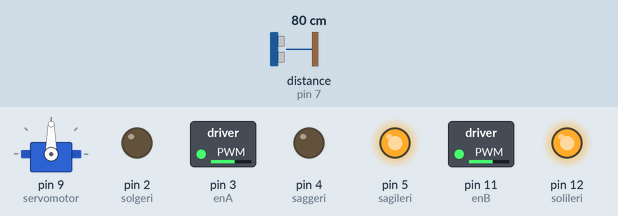
Simulated run of this sketch. Board: Arduino Uno, built with avr-gcc and run on an emulated ATmega328P. On the bench: servo, switched loads named in the sketch (green lamp = pin HIGH), output pins drawn as LEDs (lit = HIGH). Wiring (inferred from the names in the program): ultrasonic range finder: trigger pin 6; echo pin 7. Inputs (shaded band) come from the test bench; at power-on: distance to the obstacle (sensor on pin 7) 80 cm. The echo pulse lasts 58.3 µs per cm; pins used as bus, display or sensor lines are not drawn.

Above: at 1.3 s.
1.4 s: distance to the obstacle (sensor on pin 7) set to 24 cm
2.9 s: distance to the obstacle (sensor on pin 7) set to 19 cm
At 4.0 s:
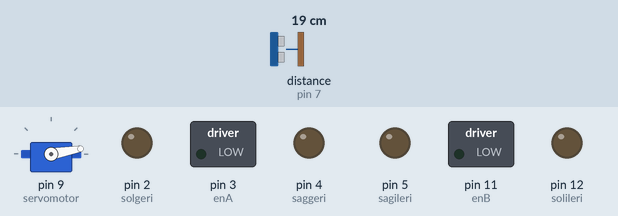
5.9 s: distance to the obstacle (sensor on pin 7) set to 35 cm
At 7.2 s:
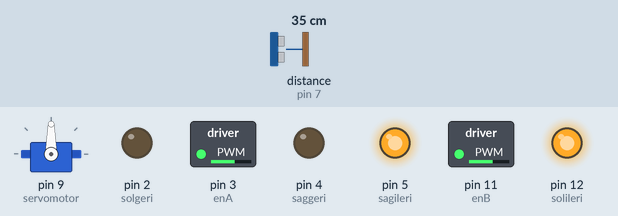
7.5 s: distance to the obstacle (sensor on pin 7) set to 2 cm
At 9.2 s:
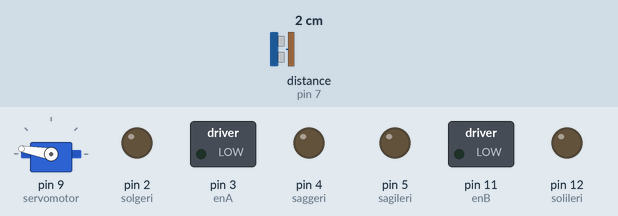
Timing chart, 0 to 11.5 s (numbered marks = the images above; inputs shaded):
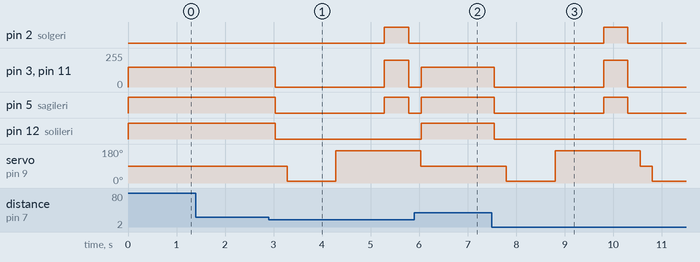

The sketch:

Robot.ino
```cpp
#include <Servo.h>

Servo servomotor;
const int trigPin = 6; // Sensorun trig pini Arduinonun 6 numarali ayagina baglandi
const int echoPin = 7;  // Sensorun echo pini Arduinonun 7 numarali ayagina baglandi

// Motor sürücü bağlantıları
// Motor 1
int enA = 3;//10
int solileri = 12;//3
int solgeri = 2;
// Motor 2
int enB = 11;
int sagileri = 5;
int saggeri = 4;

void setup()
{
  // Servo motor pini
  servomotor.attach(9);
  servomotor.write(0);

  Serial.begin(9600);

  /* Uzaklık sensörünün pinleri ayarlanıyor */
  pinMode(trigPin, OUTPUT);
  pinMode(echoPin,INPUT);

  pinMode(enA, OUTPUT);
  pinMode(enB, OUTPUT);
  pinMode(solileri, OUTPUT);
  pinMode(solgeri, OUTPUT);
  pinMode(sagileri, OUTPUT);
  pinMode(saggeri, OUTPUT);
}

void loop()
{
  servomotor.write(90);
  int mesafe = mesafeOlcumu();
  if(mesafe >= 0 && mesafe <= 20){
    dur();
    delay(250);
    int sagUzaklik = servoSagaBak();
    delay(1000);
    int solUzaklik = servoSolaBak();
    delay(1000);

    if(sagUzaklik > solUzaklik){
      sagaDon(200);
      delay(500);
    }
    else{
      solaDon(200);
      delay(500);
    }

    dur();
    delay(250);
  }
  else{
    ileri(150);
    delay(500);
  }
}

void ileri(int hiz){
  /* ilk değişkenimiz sag motorun ikincisi sol motorun hızını göstermektedir.
   * motorlarımızın hızı 0-255 arasında olmalıdır.
   * Fakat bazı motorların torkunun yetersizliğiniden 60-255 arasında çalışmaktadır.
   * Eğer motorunuzdan tiz bir ses çıkıyorsa hızını arttırmanız gerekmektedir.
   */
  digitalWrite(sagileri,HIGH); /* ileri dönme sağlanıyor */
  digitalWrite(saggeri,LOW); /* ileri dönme sağlanıyor */

  digitalWrite(solileri, HIGH); /* ileri dönme sağlanıyor */
  digitalWrite(solgeri,LOW); /* ileri dönme sağlanıyor */

  analogWrite(enA, hiz); /* sol motorun hız verisi */
  analogWrite(enB, hiz); /* sağ motorun hız verisi */
}

void sagaDon(int hiz){
  digitalWrite(sagileri,LOW); /* geri dönme sağlanıyor */
  digitalWrite(saggeri,HIGH); /* geri dönme sağlanıyor */

  digitalWrite(solileri, HIGH); /* ileri dönme sağlanıyor */
  digitalWrite(solgeri,LOW); /* ileri dönme sağlanıyor */

  analogWrite(enA, hiz); /* sol motorun hız verisi */
  analogWrite(enB, hiz); /* sağ motorun hız verisi */
}

void solaDon(int hiz){
  digitalWrite(sagileri,HIGH); /* ileri dönme sağlanıyor */
  digitalWrite(saggeri,LOW); /* ileri dönme sağlanıyor */

  digitalWrite(solileri, LOW); /* geri dönme sağlanıyor */
  digitalWrite(solgeri,HIGH); /* geri dönme sağlanıyor */

  analogWrite(enA, hiz); /* sol motorun hız verisi */
  analogWrite(enB, hiz); /* sağ motorun hız verisi */
}


void dur()
{
  /* Tüm motorlar kilitlenerek durma sağlanıyor */
  digitalWrite(sagileri, LOW);
  digitalWrite(saggeri, LOW);
  digitalWrite(solileri, LOW);
  digitalWrite(solgeri, LOW);
  analogWrite(enA, LOW); /* sol motorun hız verisi */
  analogWrite(enB, LOW); /* sol motorun hız verisi */
}

void geri(int hiz){
  digitalWrite(sagileri,LOW); /* geri yönde dönme sağlanıyor */
  digitalWrite(saggeri, HIGH); /* geri yönde dönme sağlanıyor */
  digitalWrite(solileri, LOW); /* geri yönde dönme sağlanıyor */
  digitalWrite(solgeri, HIGH); /* geri yönde dönme sağlanıyor */
  analogWrite(enA, hiz); /* sol motorun hız verisi */
  analogWrite(enB, hiz); /* sağ motorun hız verisi */
}

/* Uzaklık ölçümünün yapılacağı fonksiyon */
int mesafeOlcumu(){
  int mesafe=0;
  digitalWrite(trigPin, HIGH); // önce bir ses dalgası gönderiyoruz
  delayMicroseconds(1000); // kısa bir süre bekliyoruz
  digitalWrite(trigPin, LOW); // ve ses dalgasını kesiyoruz
  int sure = pulseIn(echoPin, HIGH); // daha sonra echo pinine güç vererek ne kadar süre sonra sesin bize ulaştığını buluyoruz
  mesafe = sure/58; // bu süreyi bize lazım olan metre cinsinden mesafeye çeviriyoruz

  return mesafe;
}

void servoHareketi()
{
  for(int derece = 10; derece < 170; derece++){
    servomotor.write(derece);
    delay(3);
  }

  for(int derece = 170; derece > 10; derece--){
    servomotor.write(derece);
    delay(3);
  }
}

int servoSagaBak(){
  servomotor.write(10);
  return mesafeOlcumu();
}

int servoSolaBak(){
  servomotor.write(170);
  return mesafeOlcumu();
}
```

Measured:
- the behaviour switches between 22 and 21 cm on distance to the obstacle (sensor on pin 7) (found by bisection; images 0 and 1)
- after the input at 1.4 s, every drawn part: stays the same
- after the input at 2.9 s, pin 2 (solgeri): LOW → HIGH after 2.4 s, → LOW 0.50 s later; pin 3 (enA): 150/255 → 0/255 after 0.13 s, → 200/255 2.3 s later, → 0/255 0.50 s later
- after the input at 5.9 s, pin 3 (enA), pin 11 (enB): 0/255 → 150/255 after 0.14 s; pin 5 (sagileri), pin 12 (solileri): LOW → HIGH after 0.14 s; servo on pin 9 (servomotor): goes on until 6.0 s, then stays 90°
- after the input at 7.5 s, pin 2 (solgeri): LOW → HIGH after 2.3 s, → LOW 0.50 s later; pin 3 (enA): 150/255 → 0/255 after 0.05 s, → 200/255 2.3 s later, → 0/255 0.50 s later
